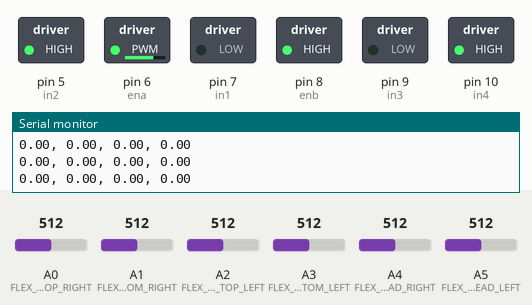
Recording of a sketch running on a simulated Arduino Uno, built with avr-gcc and run on an emulated ATmega328P. On the bench: switched loads named in the sketch (green lamp = pin HIGH), the last lines printed to the serial monitor. The test bench sets the inputs (shaded band); at power-on: A0 (FLEX_PIN_TOP_RIGHT) = 512, A1 (FLEX_PIN_BOTTOM_RIGHT) = 512, A2 (FLEX_PIN_TOP_LEFT) = 512, A3 (FLEX_PIN_BOTTOM_LEFT) = 512, A4 (FLEX_PIN_HEAD_RIGHT) = 512, A5 (FLEX_PIN_HEAD_LEFT) = 512.

Above: at 1.2 s.
1.3 s: A0 (FLEX_PIN_TOP_RIGHT) set to 306
At 1.55 s:
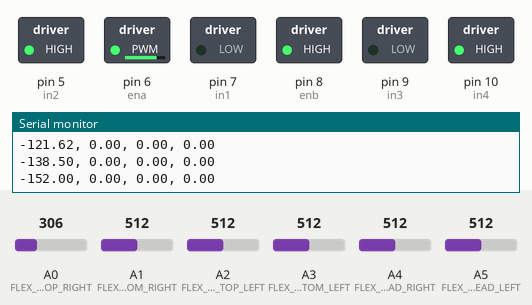
3.2 s: A1 (FLEX_PIN_BOTTOM_RIGHT) set to 716
At 3.7 s:
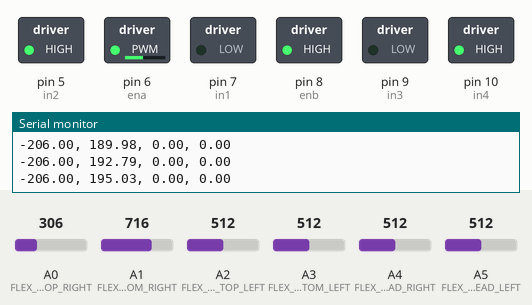
4.7 s: A2 (FLEX_PIN_TOP_LEFT) set to 542
At 6.0 s:
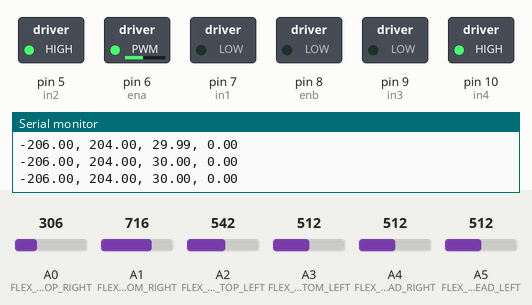
6.3 s: A3 (FLEX_PIN_BOTTOM_LEFT) set to 540
9.3 s: A3 (FLEX_PIN_BOTTOM_LEFT) set to 564
At 10.5 s:
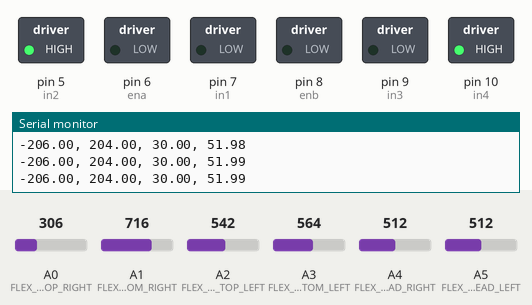
10.9 s: A1 (FLEX_PIN_BOTTOM_RIGHT) set to 306
At 12.5 s:
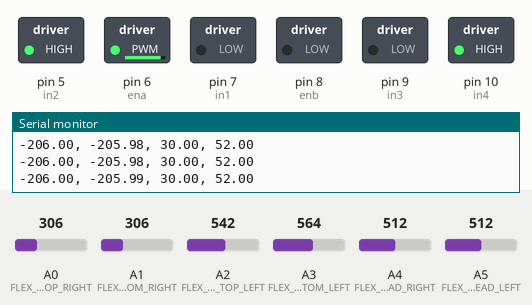
Timing chart, 0 to 14.0 s (numbered marks = the images above; inputs shaded):
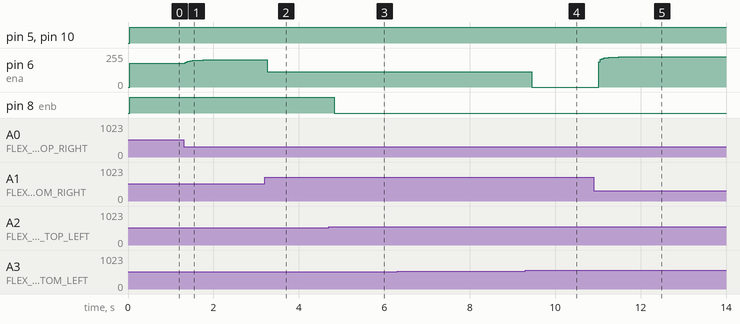

Measured:
- the behaviour switches between 529 and 530 on A2 (FLEX_PIN_TOP_LEFT) (found by bisection; images 2 and 3)
- the behaviour switches between 552 and 553 on A3 (FLEX_PIN_BOTTOM_LEFT) (found by bisection; images 3 and 4)
- after the input at 1.3 s, pin 6 (ena): moves from 180/255 to 203/255 over 0.42 s, starting after 0.05 s
- after the input at 3.2 s, pin 6 (ena): 203/255 → 113/255 after 0.06 s
- after the input at 4.7 s, pin 8 (enb): HIGH → LOW after 0.12 s
- after the input at 9.3 s, pin 6 (ena): 113/255 → 0/255 after 0.15 s
- after the input at 10.9 s, pin 6 (ena): moves from 0/255 to 227/255 over 0.80 s, starting after 0.12 s

The sketch:

whisker_robot_main_code.ino
```cpp
/*
 * Forest Ray
 * May 14, 2025
 * "Whisker" Robot
 *
 * The following code is for a 4-wheeled robot with DC motors. It takes input from flex sensors pointing to the left and right at the front of the robot.
 * It is meant for navigating narrow tunnels where the flex sensors are touching the walls more often than not.
 */

// globals
// Motor
  // Motor 1
  const byte ena = 6;
  const byte in1 = 7;
  const byte in2 = 5;

  // Motor 2
  const byte enb = 8;
  const byte in3 = 9;
  const byte in4 = 10;

  // Default Motor Speeds
  int maxSpeed  = 255;
  int baseSpeed = 180;

  float adjusted_speed_top_right; float adjusted_speed_bottom_right;
  float adjusted_speed_top_left;  float adjusted_speed_bottom_left;

// Flex Sensor
  /*To do: maybe change the flex pin names to reflect location on robot
  * add variables for the other four flex sensors
  * change the name of the threshold variable
  */

  // analog pins for reading from the flex sensors
  const byte FLEX_PIN_TOP_RIGHT    = A0;
  const byte FLEX_PIN_BOTTOM_RIGHT = A1;
  const byte FLEX_PIN_TOP_LEFT     = A2;
  const byte FLEX_PIN_BOTTOM_LEFT  = A3;
  const byte FLEX_PIN_HEAD_RIGHT   = A4;
  const byte FLEX_PIN_HEAD_LEFT    = A5;

  // variables for storing readings from each sensor in bits
  float flex_reading_top_right;  float flex_reading_bottom_right;  float flex_reading_top_left;  float flex_reading_bottom_left;  float flex_reading_head_right;  float flex_reading_head_left;
  float previous_flex_top_right; float previous_flex_bottom_right; float previous_flex_top_left; float previous_flex_bottom_left; float previous_flex_head_right; float previous_flex_head_left;
  float filtered_flex_top_right; float filtered_flex_bottom_right; float filtered_flex_top_left; float filtered_flex_bottom_left; float filtered_flex_head_right; float filtered_flex_head_left;

  // variables for storing base line reading for each sensor
  float baseline_top_right; float baseline_bottom_right; float baseline_top_left; float baseline_bottom_left; float baseline_head_right; float baseline_head_left;

  // flex thresholds
  // this is what we are considering to be the extreme value for a reading from the flex sensor
  // the true max value would be unreasonable to reach for practical purposes, so we are picking a max suited to the situation
  // these values vary for each flex sensor
  float flex_high_top_left     = 30;
  float flex_high_bottom_left  = 40;
  float flex_high_top_right    = 30;
  float flex_high_bottom_right = 30;
  float flex_high_head_right   = 20;
  float flex_high_head_left    = 20;

/* Functions */

/* Handle Motor Control */
  // Right Motor Control (ena)
  void RightMotor(int SpeedP, char directionP){
    /* Arguments:
     * SpeedP is the speed parameter that will dictate power given to the motors
     * directionP will tell the motors whether they need to go forward or backward
     *  - This can be F for forward or B for backward
    */

     if (directionP == 'F'){
      digitalWrite(in1, LOW);
      digitalWrite(in2, HIGH);
      analogWrite(ena, SpeedP);
     } else if (directionP == 'B') {
      digitalWrite(in1, HIGH);
      digitalWrite(in2, LOW);
      analogWrite(ena, SpeedP);
     }
  }
  // Left Motor Control (enb)
  void LeftMotor(int SpeedP, char directionP){
    /* Arguments:
     * SpeedP is the speed parameter that will dictate power given to the motors
     * directionP will tell the motors whether they need to go forward or backward
     *  - This can be F for forward or B for backward
    */

    if (directionP == 'F'){
      digitalWrite(in3, LOW);
      digitalWrite(in4, HIGH);
      analogWrite(enb, SpeedP);
    } else if (directionP == 'B') {
      digitalWrite(in3, HIGH);
      digitalWrite(in4, LOW);
      analogWrite(enb, SpeedP);
    }
  }
  // whisker speed adjustment
  int DefaultSpeedAdjust(float flex_thresholdP, float flex_sensor_readingP, int base_speedP){
    // if pressure on left, we want to slow down right (turn right)
    // if pressure on right we want to slow down left (turn left)
    // so we want to adjust speed by providing a lower speed based on input
    int new_speed; // variable storing the new speed

    // if sensor reading negative
    if (flex_sensor_readingP < 0){
      // if the sensor is reading less than 0, this means that the flex sensor is bending the opposite way to what we expect
      // while we would typically slow down the motors in response to a change, in this case we want the motors to speed up
      // so that the robot turns in the opposite direction of what we would tell it too if the flex sensor was bending
      // in the other direction
      new_speed = (((base_speedP/flex_thresholdP) * (flex_thresholdP-flex_sensor_readingP))/flex_thresholdP) + base_speedP;
    }

    // if sensor reading greater than max threshold
    else if (flex_sensor_readingP > flex_thresholdP){
      // if the flex sensor reading is over our maximum threshold, stop that motor
      new_speed = 0;
    }

    // if sensor reading in typical range
    else if(flex_sensor_readingP <= flex_thresholdP & flex_sensor_readingP >= 0){
      // when more flex is applied to a whisker on one side, we want to turn away from that direction
      // we accomplish this by slowing down the motor on the opposite side
      new_speed = (base_speedP/flex_thresholdP) * (flex_thresholdP - flex_sensor_readingP);
    }

    return new_speed;
  }

  int WeightedSpeedAdjust(float flex_thresholdP, float flex_sensor_readingP, int base_speedP){
    // if pressure on left, we want to slow down right (turn right)
    // if pressure on right we want to slow down left (turn left)
    // so we want to adjust speed by providing a lower speed based on input
    int new_speed; // variable storing the new speed

    // if sensor reading negative
    if (flex_sensor_readingP < 0){
      // if the sensor is reading less than 0, this means that the flex sensor is bending the opposite way to what we expect
      // while we would typically slow down the motors in response to a change, in this case we want the motors to speed up
      // so that the robot turns in the opposite direction of what we would tell it too if the flex sensor was bending
      // in the other direction
      new_speed = (((base_speedP/flex_thresholdP) * (flex_thresholdP-flex_sensor_readingP-(0.10*flex_thresholdP)))/flex_thresholdP) + base_speedP;
    }

    // if sensor reading greater than max threshold
    else if (flex_sensor_readingP > flex_thresholdP){
      // if the flex sensor reading is over our maximum threshold, stop that motor
      new_speed = 0;
    }

    // if sensor reading in typical range
    else if(flex_sensor_readingP <= flex_thresholdP & flex_sensor_readingP >= 0){
      // when more flex is applied to a whisker on one side, we want to turn away from that direction
      // we accomplish this by slowing down the motor on the opposite side
      new_speed = (base_speedP/flex_thresholdP) * (flex_thresholdP - flex_sensor_readingP - (0.10*flex_thresholdP));
    }

    return new_speed;
  }

  char GetSensorState(float filtered_reading_top, float filtered_reading_bottom, float max_top, float max_bottom, float dead_zone_threshold){
    if( (filtered_reading_top > (-1*dead_zone_threshold)) && (filtered_reading_top < dead_zone_threshold) ){
      if( (filtered_reading_bottom > dead_zone_threshold) && (filtered_reading_bottom < (0.267*max_bottom)) ){
        return 'B';
      } else if ( (filtered_reading_bottom > (-1*dead_zone_threshold)) && (filtered_reading_bottom < dead_zone_threshold) ){
        return 'A';
      } else { return 'Z'; } // error value
    } else if (filtered_reading_top > (0.5*max_top)) {
      if (filtered_reading_bottom > (0.833*max_bottom)) {
        return 'D';
      } else if (filtered_reading_bottom > (0.25*max_bottom)){
        return 'C';
      } else { return 'Z'; } // error value
    } else { return 'Z'; } // error value
  }

  int GetRobotState(float top_left, float bottom_left, float top_right, float bottom_right, float max_top_left, float max_bottom_left, float max_top_right, float max_bottom_right, float dead_zone_threshold){
    // get sensor state
    char left_state  = GetSensorState(top_left,  bottom_left,  max_top_left,  max_bottom_left, dead_zone_threshold);
    char right_state = GetSensorState(top_right, bottom_right, max_top_right, max_bottom_right, dead_zone_threshold);

    int robot_state = 2;

    switch (left_state){
      // left A
      case 'A':
        switch (right_state){
          case 'A':
            robot_state = 1;
            break;
          case 'B':
            robot_state = 2;
            break;
          case 'C':
            robot_state = 3;
            break;
          case 'D':
            robot_state = 4;
            break;
          default:
            //Serial.println("Robot State Error");
            robot_state = 2;
            break;
        }
        break;
      // left B
      case 'B':
        switch (right_state){
          case 'A':
            robot_state = 2;
            break;
          case 'B':
            robot_state = 2;
            break;
          case 'C':
            robot_state = 3;
            break;
          case 'D':
            robot_state = 4;
            break;
          default:
            //Serial.println("Robot State Error");
            robot_state = 2;
            break;
          }
          break;

      // left C
      case 'C':
        switch(right_state){
          case 'A':
            robot_state = 3;
            break;
          case 'B':
            robot_state = 3;
            break;
          case 'C':
            robot_state = 2;
            break;
          case 'D':
            robot_state = 5;
            break;

          default:
            //Serial.println("Robot State Error");
            robot_state = 2;
            break;
        }
        break;

      // left D
      case 'D':
        switch (right_state) {
          case 'A':
            robot_state = 4;
            break;
          case 'B':
            robot_state = 4;
            break;
          case 'C':
            robot_state = 5;
            break;
          case 'D':
            robot_state = 5;
            break;

          default:
            //Serial.println("Robot State Error");
            robot_state = 2;
            break;
        }
        break;

      default:
        //Serial.println("Robot State Error");
        robot_state = 2;
        break;
     }

     return robot_state;
  }

  void AdjustMotorSpeed(float top_left, float bottom_left, float top_right, float bottom_right, float max_top_left, float max_bottom_left, float max_top_right, float max_bottom_right, float dead_zone_threshold, int baseSpeed){
    int robo_state = GetRobotState(top_left, bottom_left, top_right, bottom_right, max_top_left, max_bottom_left, max_top_right, max_bottom_right, dead_zone_threshold);
    int right_motor_speed; int left_motor_speed;
    //Serial.println(robo_state);

    switch (robo_state){
      case 1:
        LeftMotor(baseSpeed, 'F');
        RightMotor(baseSpeed, 'F');
        break;
      case 2:
        if ( ((top_right > (-1*dead_zone_threshold)) && (top_right < dead_zone_threshold)) ){
          right_motor_speed = DefaultSpeedAdjust(max_bottom_right, bottom_right, baseSpeed);
        } else {
          right_motor_speed = (DefaultSpeedAdjust(max_top_right, top_right, baseSpeed) + DefaultSpeedAdjust(max_bottom_right, bottom_right, baseSpeed))/2;
        }

        if ( ((top_left > (-1*dead_zone_threshold)) && (top_left < dead_zone_threshold)) ){
          left_motor_speed = DefaultSpeedAdjust(max_bottom_left, bottom_left, baseSpeed);
        } else {
          left_motor_speed = (DefaultSpeedAdjust(max_top_left, top_left, baseSpeed) + DefaultSpeedAdjust(max_bottom_left, bottom_left, baseSpeed))/2;
        }

        //Serial.println(left_motor_speed);
        //Serial.println(right_motor_speed);
        RightMotor(right_motor_speed, 'F');
        LeftMotor(left_motor_speed, 'F');
        break;

      case 3:
        if (bottom_right > bottom_left){
          // weighted on left, normal on right, turn more left
          if ( ((top_right > (-1*dead_zone_threshold)) && (top_right < dead_zone_threshold)) ){
            right_motor_speed = DefaultSpeedAdjust(max_bottom_right, max_bottom_right, baseSpeed);
          } else {
            right_motor_speed = (DefaultSpeedAdjust(max_top_right, top_right, baseSpeed) + DefaultSpeedAdjust(max_bottom_right, bottom_right, baseSpeed))/2;
          }

          if ( ((top_left > (-1*dead_zone_threshold)) && (top_left < dead_zone_threshold)) ){
            left_motor_speed = WeightedSpeedAdjust(max_bottom_left, bottom_left, baseSpeed);
          } else {
            left_motor_speed = (WeightedSpeedAdjust(max_top_left, top_left, baseSpeed) + WeightedSpeedAdjust(max_bottom_left, bottom_left, baseSpeed))/2;
          }
         }

        else if (bottom_right < bottom_left) {
          // weighted on right, normal on left, turn more right
          if ( ((top_right > (-1*dead_zone_threshold)) && (top_right < dead_zone_threshold)) ){
            right_motor_speed = WeightedSpeedAdjust(max_bottom_right, max_bottom_right, baseSpeed);
          } else {
            right_motor_speed = (WeightedSpeedAdjust(max_top_right, top_right, baseSpeed) + WeightedSpeedAdjust(max_bottom_right, bottom_right, baseSpeed))/2;
          }

          if ( ((top_left > (-1*dead_zone_threshold)) && (top_left < dead_zone_threshold)) ){
            left_motor_speed = DefaultSpeedAdjust(max_bottom_left, bottom_left, baseSpeed);
          } else {
            left_motor_speed = (DefaultSpeedAdjust(max_top_left, top_left, baseSpeed) + DefaultSpeedAdjust(max_bottom_left, bottom_left, baseSpeed))/2;
          }
        }

        RightMotor(right_motor_speed, 'F');
        LeftMotor(left_motor_speed, 'F');
        break;

      case 4:
        if(bottom_right > bottom_left){
          // turn left
          RightMotor(200, 'F'); LeftMotor(0, 'F');
          delay(150);

          RightMotor(0, 'F'); LeftMotor(0, 'F');
          delay(100);

          // back up slightly to reduce bend
          RightMotor(baseSpeed, 'B'); LeftMotor(baseSpeed, 'B');
          delay(150);

          RightMotor(0, 'F'); LeftMotor(0, 'F');
        } else if(bottom_left > bottom_right){
          // turn right
          RightMotor(0, 'F'); LeftMotor(200, 'F');
          delay(150);

          RightMotor(0, 'F'); LeftMotor(0, 'F');
          delay(100);

          // back up slightly to reduce bend
          RightMotor(baseSpeed, 'B'); LeftMotor(baseSpeed, 'B');
          delay(150);

          RightMotor(0, 'F'); LeftMotor(0, 'F');
        }
        break;

      case 5:
        RightMotor(0, 'F'); LeftMotor(0, 'F');
        break;
      default:
        RightMotor(0, 'F'); LeftMotor(0, 'F');
        break;
    }
  }

/*****************************************************************************************/
/* SET UP */
void setup() {
  Serial.begin(9600);

  // Setup Motor
    // right motor
    pinMode(ena, OUTPUT); pinMode(in1, OUTPUT); pinMode(in2, OUTPUT);
    // left motor
    pinMode(enb, OUTPUT); pinMode(in3, OUTPUT); pinMode(in4, OUTPUT);

    Serial.println("Starting up...");

  // Set up the flex sensors
    // Get Base line readings for the flex sensors
    int number_of_readings = 50;

    float sum_top_right  = 0; float sum_bottom_right = 0;
    float sum_top_left   = 0; float sum_bottom_left  = 0;
    float sum_head_right = 0; float sum_head_left    = 0;

  // sum readings for "number_of_readings" loops
    for(int ii = 0; ii < number_of_readings; ii++) {
      sum_top_right    = sum_top_right    + analogRead(FLEX_PIN_TOP_RIGHT);
      sum_bottom_right = sum_bottom_right + analogRead(FLEX_PIN_BOTTOM_RIGHT);
      sum_top_left     = sum_top_left     + analogRead(FLEX_PIN_TOP_LEFT);
      sum_bottom_left  = sum_bottom_left  + analogRead(FLEX_PIN_BOTTOM_LEFT);
      sum_head_right   = sum_head_right   + analogRead(FLEX_PIN_HEAD_RIGHT);
      sum_head_left    = sum_head_left    + analogRead(FLEX_PIN_HEAD_LEFT);
    }

    // take the average of readings in order to set the baseline
    baseline_top_right    = sum_top_right/float(number_of_readings);
    baseline_bottom_right = sum_bottom_right/float(number_of_readings);
    baseline_top_left     = sum_top_left/float(number_of_readings);
    baseline_bottom_left  = sum_bottom_left/float(number_of_readings);
    baseline_head_right   = sum_head_right/float(number_of_readings);
    baseline_head_left    = sum_head_left/float(number_of_readings);

    // set previous flex variables before entering void loop so filtering works
    previous_flex_top_right    = analogRead(FLEX_PIN_TOP_RIGHT)    - baseline_top_right;
    previous_flex_bottom_right = analogRead(FLEX_PIN_BOTTOM_RIGHT) - baseline_bottom_right;
    previous_flex_top_left     = analogRead(FLEX_PIN_TOP_LEFT)     -  baseline_top_left;
    previous_flex_bottom_left  = analogRead(FLEX_PIN_BOTTOM_LEFT)  - baseline_bottom_left;
    previous_flex_head_right   = analogRead(FLEX_PIN_HEAD_RIGHT)   - baseline_head_right;
    previous_flex_head_left    = analogRead(FLEX_PIN_HEAD_LEFT)    - baseline_head_left;

}

/*****************************************************************************************/
/* LOOP */
void loop() {
  // Read the flex sensors
  flex_reading_top_right    = analogRead(FLEX_PIN_TOP_RIGHT)    - baseline_top_right;
  flex_reading_bottom_right = analogRead(FLEX_PIN_BOTTOM_RIGHT) - baseline_bottom_right;
  flex_reading_top_left     = analogRead(FLEX_PIN_TOP_LEFT)     - baseline_top_left;
  flex_reading_bottom_left  = analogRead(FLEX_PIN_BOTTOM_LEFT)  - baseline_bottom_left;
  flex_reading_head_right   = analogRead(FLEX_PIN_HEAD_RIGHT)   - baseline_head_right;
  flex_reading_head_left    = analogRead(FLEX_PIN_HEAD_LEFT)    - baseline_head_left;

  // filter the data
  // We are applying a filter so we aren't picking up on vibrations
  filtered_flex_top_right    = (0.80 * previous_flex_top_right)    + (0.20 * flex_reading_top_right);
  filtered_flex_bottom_right = (0.80 * previous_flex_bottom_right) + (0.20 * flex_reading_bottom_right);
  filtered_flex_top_left     = (0.80 * previous_flex_top_left)     + (0.20 * flex_reading_top_left);
  filtered_flex_bottom_left  = (0.80 * previous_flex_bottom_left)  + (0.20 * flex_reading_bottom_left);
  filtered_flex_head_right   = (0.80 * previous_flex_head_right)   + (0.20 * flex_reading_head_right);
  filtered_flex_head_left    = (0.80 * previous_flex_head_left)    + (0.20 * flex_reading_head_left);

  /* uncomment to print the data */

  Serial.print(filtered_flex_top_right); Serial.print(", ");
  Serial.print(filtered_flex_bottom_right); Serial.print(", ");
  Serial.print(filtered_flex_top_left); Serial.print(", ");
  Serial.println(filtered_flex_bottom_left);

  /* MOTOR CONTROL
   * Stop if the flex sensors on the head or sides bend a certain distance (walls are too close)
   * Adjust the speeds based on sensor flex (average from top and bottom sensors for each side)
   */

  // stop conditions
  if ( ((filtered_flex_top_right > flex_high_top_right) || (filtered_flex_bottom_right > flex_high_bottom_right)) && ((filtered_flex_top_left > flex_high_top_left) || (filtered_flex_bottom_left > flex_high_bottom_left)) ){
    RightMotor(0, 'F');
    LeftMotor(0, 'F');
  } else {
    AdjustMotorSpeed(filtered_flex_top_left, filtered_flex_bottom_left, filtered_flex_top_right, filtered_flex_bottom_right, flex_high_top_left, flex_high_bottom_left, flex_high_top_right, flex_high_bottom_right, 4, baseSpeed);
  }

  // void AdjustMotorSpeed(float top_left, float bottom_left, float top_right, float bottom_right, float max_top_left, float max_bottom_left, float max_top_right, float max_bottom_right, float dead_zone_threshold, int baseSpeed)
  // need a nice clean data print here for graphing

   //update values
   previous_flex_top_right    = filtered_flex_top_right;
   previous_flex_bottom_right = filtered_flex_bottom_right;
   previous_flex_top_left     = filtered_flex_top_left;
   previous_flex_bottom_left  = filtered_flex_bottom_left;
   previous_flex_head_right   = filtered_flex_head_right;
   previous_flex_head_left    = filtered_flex_head_left;

}
```
